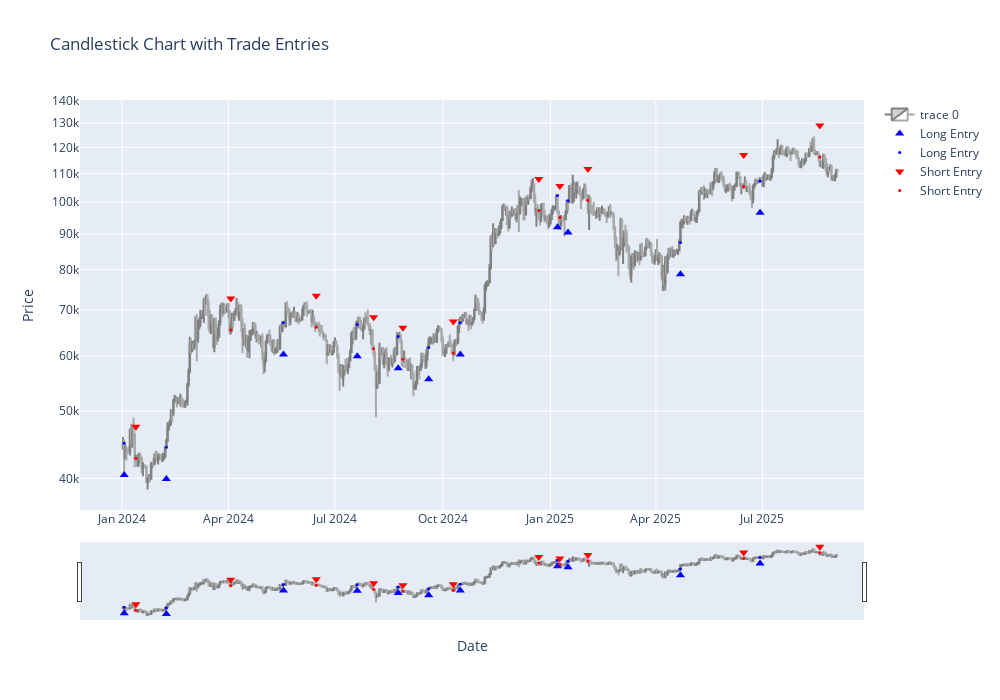

The notebook cell this image was saved under:
### Markdown cell above
#### Out of Sample

### Code cell
# Create OOS Dataframe for Candlestick Chart
dataBTC_OOS = dataBTC[dataBTC.index > backtest_enddate]

# Produce Trades, Equity and Metrics Data for Out-of-Sample Performance
tradesBTC1_OOS = op.backtest(dataBTC, indicator_names, long_filters, short_filters, paramsBTC1, mode, 'tradesDF', backtest_enddate)
equityBTC1_OOS = op.backtest(dataBTC, indicator_names, long_filters, short_filters, paramsBTC1, mode, 'equityDF', backtest_enddate)
metricsBTC1_OOS = op.backtest(dataBTC, indicator_names, long_filters, short_filters, paramsBTC1, mode, 'MetricsTable', backtest_enddate)

# Plot Candlestick Chart for Trade Visualisation
plot.candleChart(dataBTC_OOS, tradesBTC1_OOS, mode)

### Figure 1 — Plotly figure (JSON) as saved in the notebook; plotly's stock layout.template omitted (floating-point values rounded to 4 significant figures; data arrays with more than 128 entries replaced by an {"elided": "..."} marker saying what was removed)
{"data": [{"close": {"elided": "611 float values"}, "decreasing": {"fillcolor": "white", "line": {"color": "darkgrey"}}, "high": {"elided": "611 float values"}, "increasing": {"fillcolor": "lightgrey", "line": {"color": "grey"}}, "low": {"elided": "611 float values"}, "open": {"elided": "611 float values"}, "type": "candlestick", "x": {"elided": "611 str values"}}, {"marker": {"color": "blue", "size": 8, "symbol": "triangle-up"}, "mode": "markers", "name": "Long Entry", "type": "scatter", "x": ["2024-01-03T00:00:00+00:00", "2024-02-08T00:00:00+00:00", "2024-05-18T00:00:00+00:00", "2024-07-20T00:00:00+00:00", "2024-08-24T00:00:00+00:00", "2024-09-19T00:00:00+00:00", "2024-10-16T00:00:00+00:00", "2025-01-07T00:00:00+00:00", "2025-01-16T00:00:00+00:00", "2025-04-22T00:00:00+00:00", "2025-06-29T00:00:00+00:00"], "y": [40450.0, 39910.0, 60320.0, 59994, 57630.0, 55580.0, 60370.0, 92010.0, 90450.0, 78760.0, 96570.0]}, {"marker": {"color": "blue", "size": 3, "symbol": "circle"}, "mode": "markers", "name": "Long Entry", "type": "scatter", "x": ["2024-01-03T00:00:00+00:00", "2024-02-08T00:00:00+00:00", "2024-05-18T00:00:00+00:00", "2024-07-20T00:00:00+00:00", "2024-08-24T00:00:00+00:00", "2024-09-19T00:00:00+00:00", "2024-10-16T00:00:00+00:00", "2025-01-07T00:00:00+00:00", "2025-01-16T00:00:00+00:00", "2025-04-22T00:00:00+00:00", "2025-06-29T00:00:00+00:00"], "y": [44950.0, 44350.0, 67024, 66660, 64040.0, 61760.0, 67070.0, 102200.0, 100500.0, 87520.0, 107300.0]}, {"marker": {"color": "red", "size": 8, "symbol": "triangle-down"}, "mode": "markers", "name": "Short Entry", "type": "scatter", "x": ["2024-01-13T00:00:00+00:00", "2024-04-03T00:00:00+00:00", "2024-06-15T00:00:00+00:00", "2024-08-03T00:00:00+00:00", "2024-08-28T00:00:00+00:00", "2024-10-10T00:00:00+00:00", "2024-12-22T00:00:00+00:00", "2025-01-09T00:00:00+00:00", "2025-02-02T00:00:00+00:00", "2025-06-15T00:00:00+00:00", "2025-08-19T00:00:00+00:00"], "y": [47490.0, 72670.0, 73310.0, 68260.0, 65950.0, 67310.0, 108000.0, 105500.0, 111700.0, 117000.0, 129000.0]}, {"marker": {"color": "red", "size": 3, "symbol": "circle"}, "mode": "markers", "name": "Short Entry", "type": "scatter", "x": ["2024-01-13T00:00:00+00:00", "2024-04-03T00:00:00+00:00", "2024-06-15T00:00:00+00:00", "2024-08-03T00:00:00+00:00", "2024-08-28T00:00:00+00:00", "2024-10-10T00:00:00+00:00", "2024-12-22T00:00:00+00:00", "2025-01-09T00:00:00+00:00", "2025-02-02T00:00:00+00:00", "2025-06-15T00:00:00+00:00", "2025-08-19T00:00:00+00:00"], "y": [42780.0, 65460.0, 66040.0, 61500.0, 59415, 60640.0, 97290.0, 95060.0, 100600.0, 105400.0, 116200.0]}], "layout": {"height": 700, "title": {"text": "Candlestick Chart with Trade Entries"}, "width": 1000, "xaxis": {"title": {"text": "Date"}}, "yaxis": {"title": {"text": "Price"}, "type": "log"}}}
